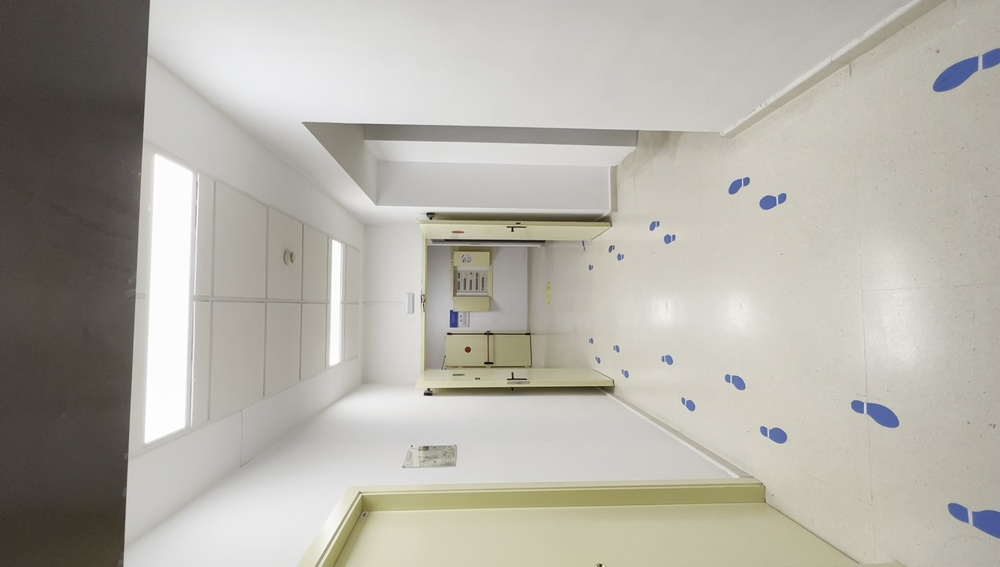
#> input picture new-images/Nodo1/nodo1_00005.jpg, 1000 x 567 px, shrunk from 1920 x 1088 before the run, found by its file name; its folder holds only this picture in this run
$ python create_dataset.py
#> lines starting #> are read from the running program, lines starting #| are printed output that depends on the picture
import cv2
import os
import matplotlib
matplotlib.use('TkAgg')
import matplotlib.pyplot as plt
import numpy as np
import pickle as pkl

import constants

def get_images_histograms(folder):
    hists = []
    images = []
    for filename in os.listdir(folder):
        img = cv2.imread(os.path.join(folder,filename))
#> img is the input picture: shape (567, 1000, 3); mean B, G, R 167.6, 176.5, 179.1
        img = cv2.rotate(img, cv2.ROTATE_90_CLOCKWISE)
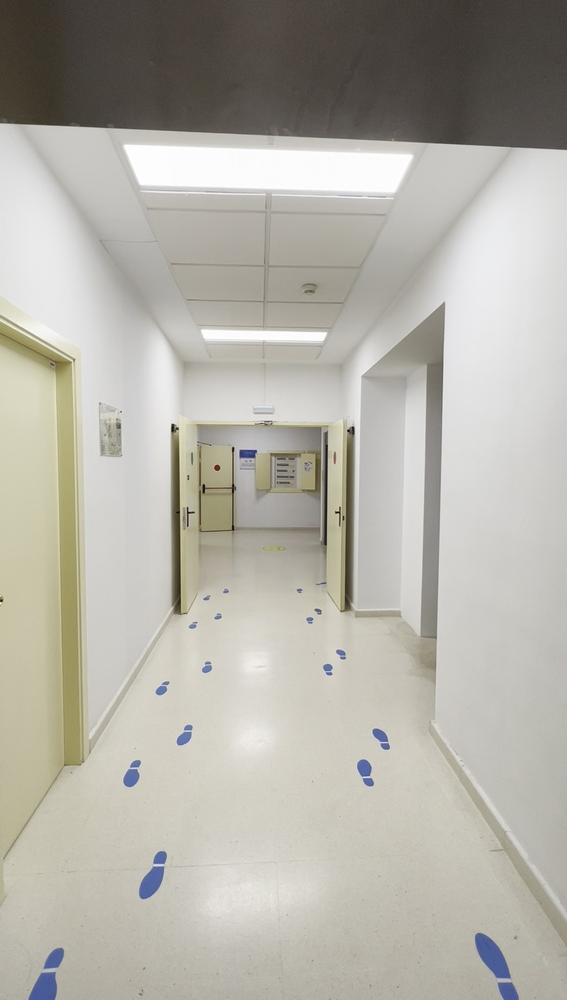
#> img: shape (1000, 567, 3); mean B, G, R 167.6, 176.5, 179.1
        img_channels = cv2.split(img)

        height = len(img)
#> height = 1000
        width = len(img[0])
#> width = 567

        hist_b = cv2.calcHist([img_channels[0]], [0], None, [256], [0, 256])
#> hist_b = 256 values, max 10552 at index 195, min 1 at index 2, mean 2214.8
        hist_g = cv2.calcHist([img_channels[1]], [0], None, [256], [0, 256])
#> hist_g = 256 values, max 11509 at index 203, min 0 at index 0, mean 2214.8
        hist_r = cv2.calcHist([img_channels[2]], [0], None, [256], [0, 256])
#> hist_r = 256 values, max 11344 at index 207, min 0 at index 0, mean 2214.8


        hist = np.hstack((hist_b, hist_g, hist_r)).ravel()
#> hist = 768 values, max 11509 at index 610, min 0 at index 1, mean 2214.8
        normalized = hist / hist.sum()
#> normalized = 768 values, max 0.00677 at index 610, min 0 at index 1, mean 0.0013
        # normalized = hist/(width*height) # Normalized histogram
        # hists.append([normalized,index_class])
        hists.append(normalized)
        images.append(img)


    return images, np.array(hists)


for folder in os.listdir(constants.IMG_DIR):
    # If we have the value, search the key in the constants.nodes dictionary
    label = list(constants.nodes.keys())[list(constants.nodes.values()).index(folder)]

    images, histograms = get_images_histograms(os.path.join(constants.IMG_DIR,folder))
    labels = np.full((len(histograms),), label)
#> labels = [0]

    if label == 0:
        final_histograms = histograms
        final_labels = labels
#> final_labels = [0]
    else:
        final_histograms = np.vstack((final_histograms,histograms))
        final_labels = np.hstack((final_labels,labels))
#> pass 2 of the loop `for folder in os.listdir(constants.IMG_DIR):`:
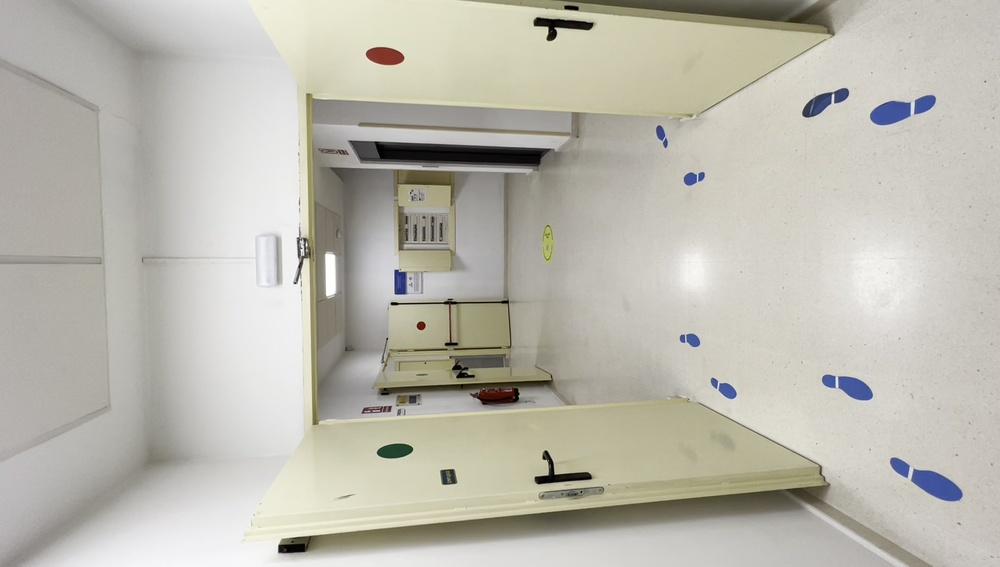
#> input picture new-images/Nodo2/nodo2_00002.jpg, 1000 x 567 px, shrunk from 1920 x 1088 before the run, found by its file name
#> in get_images_histograms, img is the input picture: shape (567, 1000, 3); mean B, G, R 174.7, 185.1, 187.6
#> in get_images_histograms (call 2), `img = cv2.rotate(img, cv2.ROTATE_90_CLOCKWISE)`:
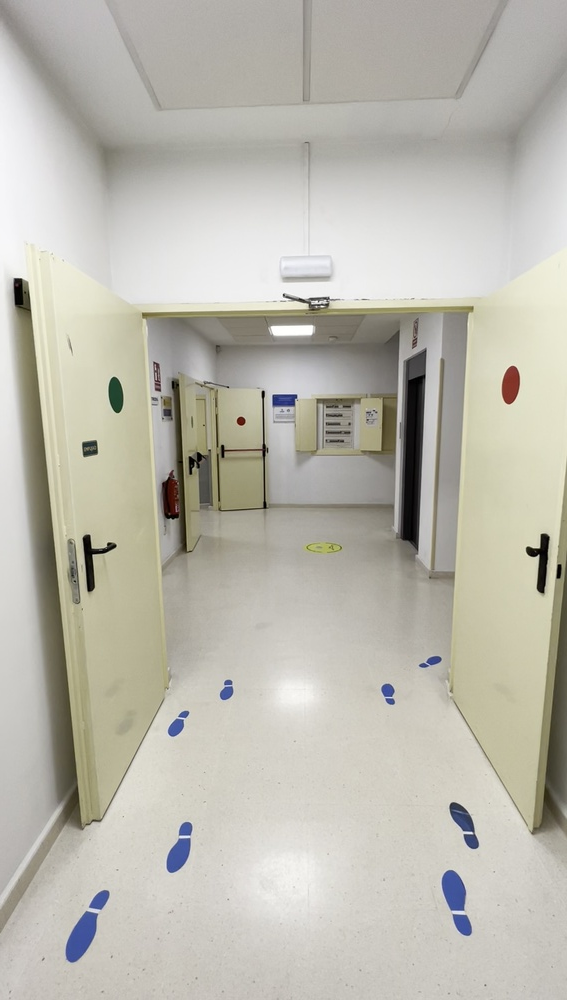
#> img: shape (1000, 567, 3); mean B, G, R 174.7, 185.1, 187.6
#> hist_b = 256 values, max 10844 at index 194, min 8 at index 254, mean 2214.8
#> hist_g = 256 values, max 12208 at index 208, min 5 at index 250, mean 2214.8
#> hist_r = 256 values, max 12953 at index 211, min 8 at index 249, mean 2214.8
#> hist = 768 values, max 12953 at index 635, min 5 at index 751, mean 2214.8
#> normalized = 768 values, max 0.00761 at index 635, min 2.94e-06 at index 751, mean 0.0013
#> labels = [1]
#> `final_labels = np.hstack((final_labels,labels))`: final_labels = [0, 1]


with open("data-3-channels.pkl", "wb") as file1, open("labels-3-channels.pkl", "wb") as file2:
    pkl.dump(final_histograms,file1)
    pkl.dump(final_labels,file2)
